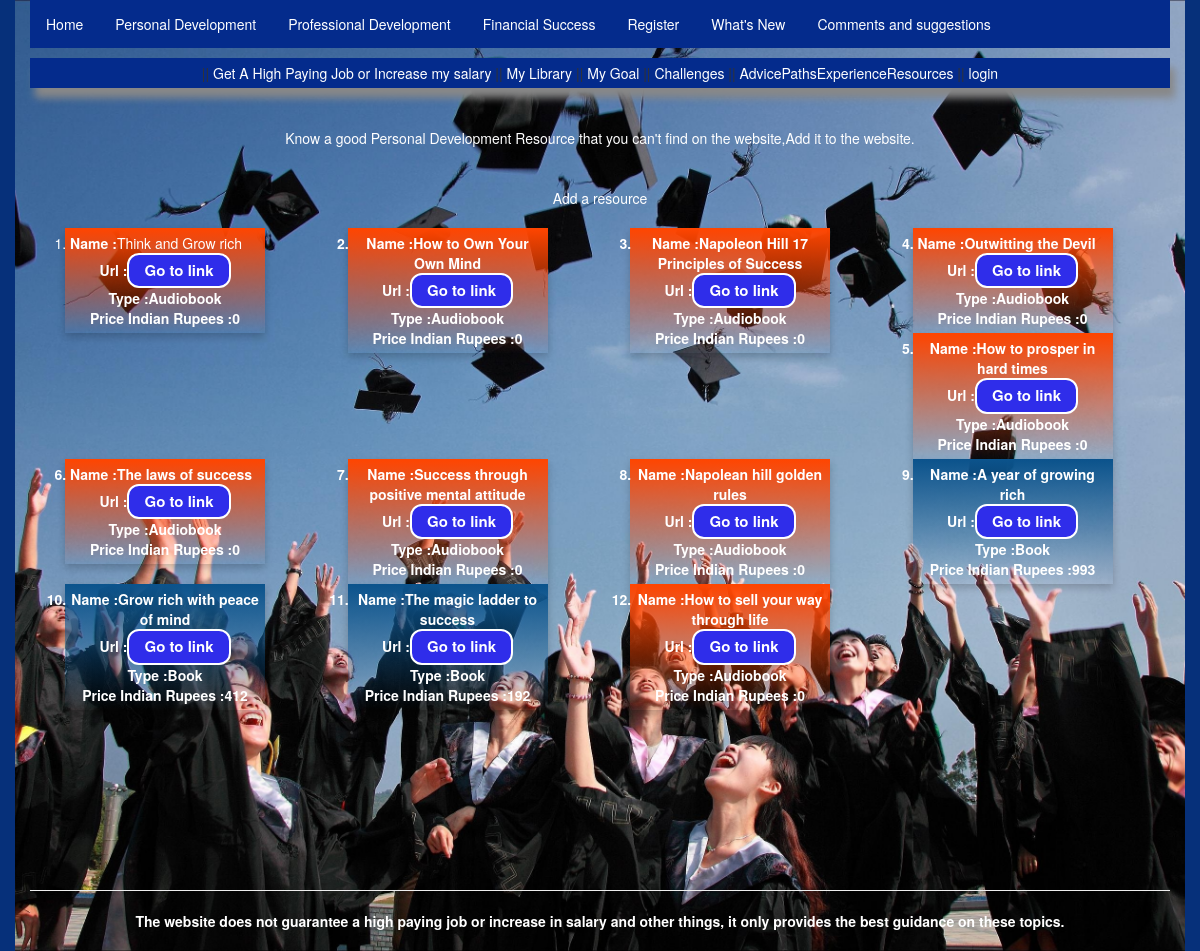
The app's page /FirstApp/Napolean_Hill/ with its own data.
### FirstApp/models.py (models this page shows, shortened)
class Personal_Development_Resources(models.Model):
    Author=models.CharField(max_length=25)
    Name_Of_Resource=models.CharField(max_length=100)
    Url=models.URLField(max_length=150)
    Type=models.CharField(max_length=25)
    Self_Email=models.EmailField(max_length=100)
    Price=models.IntegerField()
    Released_On=models.DateField()

### FirstApp/views.py (the view)
def NapoleanHillView(request):
    ResourceList=Personal_Development_Resources.objects.filter(Author="Napolean Hill")
    return render(request,'FirstApp/Napolean_Hill.html',{'Resource':ResourceList})

### templates/FirstApp/Napolean_Hill.html (shortened to what this page needs)
{%extends "FirstApp/Base.html"%}
{%block Body_Block%}<br><br>
  <div class="white">  Know a good Personal Development Resource that you can't find on the website,Add it to the website.</div>
  <br><br><a href="{% url 'FirstApp:Add_Personal_Development_Resource' %}">Add a resource</a>
<br><br>
<div class="row">
<ol>
   {%for resource in Resource %}
   {%if resource.Price != 0 %}
  <div class="column">
    <div class="card5">
   <li><b>Name :</b>{{resource.Name_Of_Resource}}</li><br>
   <b>Url :<a href="{{resource.Url}}" class="button2">Go to link</a><br>
    <b>Type :</b>{{resource.Type}}<br>
    <b>Price Indian Rupees :</b>{{resource.Price}}</div></div>
    {%else%}
    <div class="column">
      <div class="card7">
     <li><b>Name :</b>{{resource.Name_Of_Resource}}</li><br>
     <b>Url :<a href="{{resource.Url}}" class="button2">Go to link</a><br>
      <b>Type :</b>{{resource.Type}}<br>
      <b>Price Indian Rupees :</b>{{resource.Price}}<br></div></div>
      {%endif%}
   {%endfor%}
 </div>
{%endblock%}

### templates/FirstApp/Base.html (shortened to what this page needs)
<!DOCTYPE html>
{% load static %}
{% load bootstrap3 %}
<html lang="en" dir="ltr">
  <head>
<link rel="stylesheet" href="{% static "css/mystyle.css"%}">
 <link rel="stylesheet" href="https://maxcdn.bootstrapcdn.com/bootstrap/3.4.1/css/bootstrap.min.css">
  </head>
  <body >
<div id="header">
<div class="container" style="background-color: rgba(255, 255, 255, 0.30)">
<ul>
      <li ><a href="{% url 'index' %}">Home</a></li>
     <li><a href="{% url 'FirstApp:Personal_Development' %}">Personal Development</a></li>
     <li><a href="{% url 'FirstApp:Professional_Development' %}">Professional Development</a></li>
     <li><a href="{% url 'FirstApp:Financial_Success' %}">Financial Success</a></li>
        <li><a href="{% url 'FirstApp:Registration' %}">Register</a></li>
           <li><a href="{% url 'FirstApp:NewPage' %}">What's New</a></li>
              <li><a href="{% url 'FirstApp:CommentsAndSuggestions' %}">Comments and suggestions</a></li>
            </ul>
<div class="menu">
    ||  <a href="{%url 'FirstApp:GetAJob'%}">Get A High Paying Job or Increase my salary</a>  ||
     <a href="{% url 'FirstApp:MyLibrary' %}">My Library</a>  ||
     <a href="{%url 'FirstApp:MyGoal'%}">My Goal </a> ||
           <a href="{%url 'FirstApp:Challenge'%}">Challenges</a>  ||
            <a href="{%url 'FirstApp:AdvicePathsExperienceResources'%}">AdvicePathsExperienceResources</a>    ||
           {%if user.is_authenticated%}
            <a href="{%url 'logout'%}">Logout</a>
            {%else%}
            <a href="{%url 'FirstApp:user_login'%}">login</a>
            {%endif%}
</div>
   {%block Body_Block%}{%endblock%}
<br>
<br>
<br>
<br>
<br>
<br>
<br>
<br>
<hr>
<div class="white">The website does not guarantee a high paying job or increase in salary and other things, it only provides the best guidance on these topics.</div>
<br>
</div>
</div>
  </body>
</html>

### static/css/mystyle.css (style rules this page uses)
html { height: 100%; }
body { height: 100%; }
body { text-align: center; }
a:link { color: white; }
body, html { height: 100%; margin: 0; }
#header { background-color:#06307A ; width: auto; height: auto; background-size: cover; }
.menu { background-color: #042B8C ; padding-top:5px; padding-bottom:5px; box-shadow: 5px 10px 8px #888888; }
.container { background-image: url('../images/pexels-pixabay-267885.jpg'); background-position: center; background-repeat: no-repeat; background-size: cover; height:100% color:white; }
.button2 { border: 2px solid white; background-color: #2F2DEA; color: white; padding: 5px 15px; text-align: center; text-decoration: none; display: inline-block; font-size:15px; border-radius: 12px; }
.column { float: left; width: 25%; padding: 0 10px; }
.row { margin: 0 -5px; color:white; }
.row:after { content: ""; display: table; clear: both; }
.card7 { box-shadow: 0 4px 8px 0 rgba(0, 0, 0, 0.2); padding: 5px; horizontal-align:center; vertical-align: center; width: 200px; height: auto; background-image: linear-gradient(to top, rgba(255,0,0,0), rgba(255,69,0,1)); }
.card5 { box-shadow: 0 4px 8px 0 rgba(0, 0, 0, 0.2); padding: 5px; horizontal-align:center; vertical-align: center; width: 200px; height: auto; background-image: linear-gradient(to top, rgba(255,0,0,0), rgba(11, 83, 140,1)); }
.white { color:white; }
ul { list-style-type: none; margin: 0; padding: 0; overflow: hidden; background-color: #042B8C; }
li { float: left; }
li a { display: block; color: white; text-align: center; padding: 14px 16px; text-decoration: none; }

### records on screen
Personal_Development_Resources: Name_Of_Resource "Think and Grow rich", Type "Audiobook", Price "0"
Personal_Development_Resources: Name_Of_Resource "How to Own Your Own Mind", Type "Audiobook", Price "0"
Personal_Development_Resources: Name_Of_Resource "Napoleon Hill 17 Principles of Success", Type "Audiobook", Price "0"
Personal_Development_Resources: Name_Of_Resource "Outwitting the Devil", Type "Audiobook", Price "0"
Personal_Development_Resources: Name_Of_Resource "How to prosper in hard times", Type "Audiobook", Price "0"
Personal_Development_Resources: Name_Of_Resource "The laws of success", Type "Audiobook", Price "0"
Personal_Development_Resources: Name_Of_Resource "Success through positive mental attitude", Type "Audiobook", Price "0"
Personal_Development_Resources: Name_Of_Resource "Napolean hill golden rules", Type "Audiobook", Price "0"
Personal_Development_Resources: Name_Of_Resource "A year of growing rich", Type "Book", Price "993"
Personal_Development_Resources: Name_Of_Resource "Grow rich with peace of mind", Type "Book", Price "412"
Personal_Development_Resources: Name_Of_Resource "The magic ladder to success", Type "Book", Price "192"
Personal_Development_Resources: Name_Of_Resource "How to sell your way through life", Type "Audiobook", Price "0"
